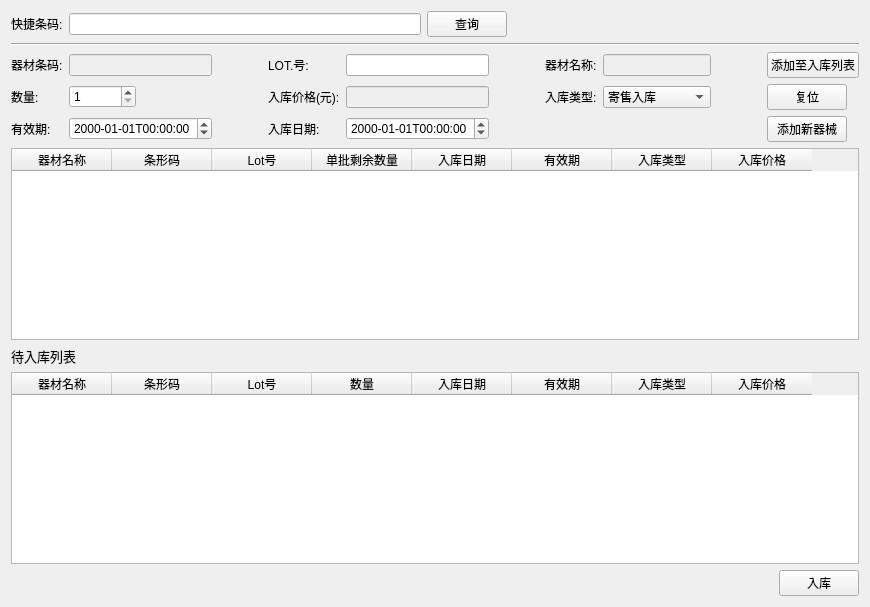
     <widget class="QWidget" name="tabInto">
      <attribute name="title">
       <string>入库</string>
      </attribute>
      <layout class="QVBoxLayout" name="verticalLayout_4">
       <item>
        <layout class="QGridLayout" name="gridLayout_3">
         <item row="0" column="2">
          <widget class="QPushButton" name="m_btnRKCX">
           <property name="text">
            <string>查询</string>
           </property>
          </widget>
         </item>
         <item row="0" column="3">
          <spacer name="horizontalSpacer">
           <property name="orientation">
            <enum>Qt::Horizontal</enum>
           </property>
           <property name="sizeHint" stdset="0">
            <size>
             <width>40</width>
             <height>20</height>
            </size>
           </property>
          </spacer>
         </item>
         <item row="0" column="0">
          <widget class="QLabel" name="label_9">
           <property name="text">
            <string>快捷条码:</string>
           </property>
          </widget>
         </item>
         <item row="0" column="1">
          <widget class="QLineEdit" name="m_lineKJTM"/>
         </item>
        </layout>
       </item>
       <item>
        <widget class="Line" name="line">
         <property name="orientation">
          <enum>Qt::Horizontal</enum>
         </property>
        </widget>
       </item>
       <item>
        <layout class="QGridLayout" name="gridLayout" columnstretch="0,0,0,0,0,0,0,0,0,0,0">
         <item row="0" column="10">
          <widget class="QPushButton" name="m_btnRKTJ">
           <property name="sizePolicy">
            <sizepolicy hsizetype="Fixed" vsizetype="Fixed">
             <horstretch>0</horstretch>
             <verstretch>0</verstretch>
            </sizepolicy>
           </property>
           <property name="text">
            <string>添加至入库列表</string>
           </property>
          </widget>
         </item>
         <item row="0" column="6">
          <widget class="QLabel" name="label_5">
           <property name="sizePolicy">
            <sizepolicy hsizetype="Fixed" vsizetype="Preferred">
             <horstretch>0</horstretch>
             <verstretch>0</verstretch>
            </sizepolicy>
           </property>
           <property name="text">
            <string>器材名称:</string>
           </property>
          </widget>
         </item>
         <item row="1" column="3">
          <widget class="QLabel" name="label_4">
           <property name="sizePolicy">
            <sizepolicy hsizetype="Fixed" vsizetype="Preferred">
             <horstretch>0</horstretch>
             <verstretch>0</verstretch>
            </sizepolicy>
           </property>
           <property name="text">
            <string>入库价格(元):</string>
           </property>
          </widget>
         </item>
         <item row="2" column="4">
          <widget class="QDateTimeEdit" name="m_dtmRKRQ">
           <property name="displayFormat">
            <string>yyyy-MM-ddThh:mm:ss</string>
           </property>
          </widget>
         </item>
         <item row="0" column="3">
          <widget class="QLabel" name="label_3">
           <property name="sizePolicy">
            <sizepolicy hsizetype="Fixed" vsizetype="Preferred">
             <horstretch>0</horstretch>
             <verstretch>0</verstretch>
            </sizepolicy>
           </property>
           <property name="text">
            <string>LOT.号:</string>
           </property>
          </widget>
         </item>
         <item row="0" column="9">
          <spacer name="horizontalSpacer_8">
           <property name="orientation">
            <enum>Qt::Horizontal</enum>
           </property>
           <property name="sizeType">
            <enum>QSizePolicy::Fixed</enum>
           </property>
           <property name="sizeHint" stdset="0">
            <size>
             <width>50</width>
             <height>20</height>
            </size>
           </property>
          </spacer>
         </item>
         <item row="1" column="7">
          <widget class="QComboBox" name="m_cmbRKLX">
           <property name="sizePolicy">
            <sizepolicy hsizetype="Preferred" vsizetype="Fixed">
             <horstretch>0</horstretch>
             <verstretch>0</verstretch>
            </sizepolicy>
           </property>
           <item>
            <property name="text">
             <string>寄售入库</string>
            </property>
           </item>
           <item>
            <property name="text">
             <string>买货入库</string>
            </property>
           </item>
           <item>
            <property name="text">
             <string>临时入库</string>
            </property>
           </item>
          </widget>
         </item>
         <item row="2" column="0">
          <widget class="QLabel" name="label_6">
           <property name="sizePolicy">
            <sizepolicy hsizetype="Fixed" vsizetype="Preferred">
             <horstretch>0</horstretch>
             <verstretch>0</verstretch>
            </sizepolicy>
           </property>
           <property name="text">
            <string>有效期:</string>
           </property>
          </widget>
         </item>
         <item row="0" column="4">
          <widget class="QLineEdit" name="m_lineRKLOT"/>
         </item>
         <item row="1" column="10">
          <widget class="QPushButton" name="m_btnRKFW">
           <property name="sizePolicy">
            <sizepolicy hsizetype="Fixed" vsizetype="Fixed">
             <horstretch>0</horstretch>
             <verstretch>0</verstretch>
            </sizepolicy>
           </property>
           <property name="text">
            <string>复位</string>
           </property>
          </widget>
         </item>
         <item row="0" column="1">
          <widget class="QLineEdit" name="m_lineRKQCTM">
           <property name="enabled">
            <bool>false</bool>
           </property>
          </widget>
         </item>
         <item row="2" column="3">
          <widget class="QLabel" name="label_8">
           <property name="sizePolicy">
            <sizepolicy hsizetype="Fixed" vsizetype="Preferred">
             <horstretch>0</horstretch>
             <verstretch>0</verstretch>
            </sizepolicy>
           </property>
           <property name="text">
            <string>入库日期:</string>
           </property>
          </widget>
         </item>
         <item row="0" column="7">
          <widget class="QLineEdit" name="m_lineRKQCMC">
           <property name="enabled">
            <bool>false</bool>
           </property>
          </widget>
         </item>
         <item row="2" column="10">
          <widget class="QPushButton" name="m_btnTJXQX">
           <property name="sizePolicy">
            <sizepolicy hsizetype="Fixed" vsizetype="Fixed">
             <horstretch>0</horstretch>
             <verstretch>0</verstretch>
            </sizepolicy>
           </property>
           <property name="text">
            <string>添加新器械</string>
           </property>
          </widget>
         </item>
         <item row="2" column="1">
          <widget class="QDateTimeEdit" name="m_dtmRKYXQ">
           <property name="displayFormat">
            <string>yyyy-MM-ddThh:mm:ss</string>
           </property>
          </widget>
         </item>
         <item row="0" column="5">
          <spacer name="horizontalSpacer_7">
           <property name="orientation">
            <enum>Qt::Horizontal</enum>
           </property>
           <property name="sizeType">
            <enum>QSizePolicy::Fixed</enum>
           </property>
           <property name="sizeHint" stdset="0">
            <size>
             <width>50</width>
             <height>20</height>
            </size>
           </property>
          </spacer>
         </item>
         <item row="1" column="4">
          <widget class="QLineEdit" name="m_lineRKJG">
           <property name="enabled">
            <bool>false</bool>
           </property>
          </widget>
         </item>
         <item row="0" column="0">
          <widget class="QLabel" name="label">
           <property name="sizePolicy">
            <sizepolicy hsizetype="Fixed" vsizetype="Preferred">
             <horstretch>0</horstretch>
             <verstretch>0</verstretch>
            </sizepolicy>
           </property>
           <property name="text">
            <string>器材条码:</string>
           </property>
          </widget>
         </item>
         <item row="0" column="2">
          <spacer name="horizontalSpacer_6">
           <property name="orientation">
            <enum>Qt::Horizontal</enum>
           </property>
           <property name="sizeType">
            <enum>QSizePolicy::Fixed</enum>
           </property>
           <property name="sizeHint" stdset="0">
            <size>
             <width>50</width>
             <height>20</height>
            </size>
           </property>
          </spacer>
         </item>
         <item row="1" column="1" alignment="Qt::AlignLeft">
          <widget class="QSpinBox" name="m_spbRKSL">
           <property name="sizePolicy">
            <sizepolicy hsizetype="Expanding" vsizetype="Fixed">
             <horstretch>0</horstretch>
             <verstretch>0</verstretch>
            </sizepolicy>
           </property>
           <property name="minimum">
            <number>1</number>
           </property>
           <property name="maximum">
            <number>999999</number>
           </property>
          </widget>
         </item>
         <item row="2" column="9">
          <layout class="QVBoxLayout" name="verticalLayout_2"/>
         </item>
         <item row="1" column="6">
          <widget class="QLabel" name="label_7">
           <property name="sizePolicy">
            <sizepolicy hsizetype="Fixed" vsizetype="Preferred">
             <horstretch>0</horstretch>
             <verstretch>0</verstretch>
            </sizepolicy>
           </property>
           <property name="text">
            <string>入库类型:</string>
           </property>
          </widget>
         </item>
         <item row="1" column="0">
          <widget class="QLabel" name="label_2">
           <property name="sizePolicy">
            <sizepolicy hsizetype="Fixed" vsizetype="Preferred">
             <horstretch>0</horstretch>
             <verstretch>0</verstretch>
            </sizepolicy>
           </property>
           <property name="text">
            <string>数量:</string>
           </property>
          </widget>
         </item>
        </layout>
       </item>
       <item>
        <layout class="QVBoxLayout" name="verticalLayout_3">
         <item>
          <widget class="QTableWidget" name="m_tblwRKKCLB">
           <property name="toolTip">
            <string>双击</string>
           </property>
           <property name="columnCount">
            <number>8</number>
           </property>
           <column>
            <property name="text">
             <string>器材名称</string>
            </property>
           </column>
           <column>
            <property name="text">
             <string>条形码</string>
            </property>
           </column>
           <column>
            <property name="text">
             <string>Lot号</string>
            </property>
           </column>
           <column>
            <property name="text">
             <string>单批剩余数量</string>
            </property>
           </column>
           <column>
            <property name="text">
             <string>入库日期</string>
            </property>
           </column>
           <column>
            <property name="text">
             <string>有效期</string>
            </property>
           </column>
           <column>
            <property name="text">
             <string>入库类型</string>
            </property>
           </column>
           <column>
            <property name="text">
             <string>入库价格</string>
            </property>
           </column>
          </widget>
         </item>
         <item>
          <widget class="QLabel" name="label_21">
           <property name="font">
            <font>
             <pointsize>10</pointsize>
            </font>
           </property>
           <property name="text">
            <string>待入库列表</string>
           </property>
          </widget>
         </item>
         <item>
          <widget class="QTableWidget" name="m_tblwRKLB">
           <property name="toolTip">
            <string>双击删除</string>
           </property>
           <property name="columnCount">
            <number>8</number>
           </property>
           <column>
            <property name="text">
             <string>器材名称</string>
            </property>
           </column>
           <column>
            <property name="text">
             <string>条形码</string>
            </property>
           </column>
           <column>
            <property name="text">
             <string>Lot号</string>
            </property>
           </column>
           <column>
            <property name="text">
             <string>数量</string>
            </property>
           </column>
           <column>
            <property name="text">
             <string>入库日期</string>
            </property>
           </column>
           <column>
            <property name="text">
             <string>有效期</string>
            </property>
           </column>
           <column>
            <property name="text">
             <string>入库类型</string>
            </property>
           </column>
           <column>
            <property name="text">
             <string>入库价格</string>
            </property>
           </column>
          </widget>
         </item>
        </layout>
       </item>
       <item>
        <layout class="QHBoxLayout" name="horizontalLayout_4">
         <property name="topMargin">
          <number>0</number>
         </property>
         <item>
          <spacer name="horizontalSpacer_41">
           <property name="orientation">
            <enum>Qt::Horizontal</enum>
           </property>
           <property name="sizeHint" stdset="0">
            <size>
             <width>40</width>
             <height>20</height>
            </size>
           </property>
          </spacer>
         </item>
         <item>
          <widget class="QPushButton" name="m_btnRKRK">
           <property name="text">
            <string>入库</string>
           </property>
          </widget>
         </item>
        </layout>
       </item>
      </layout>
     </widget>
